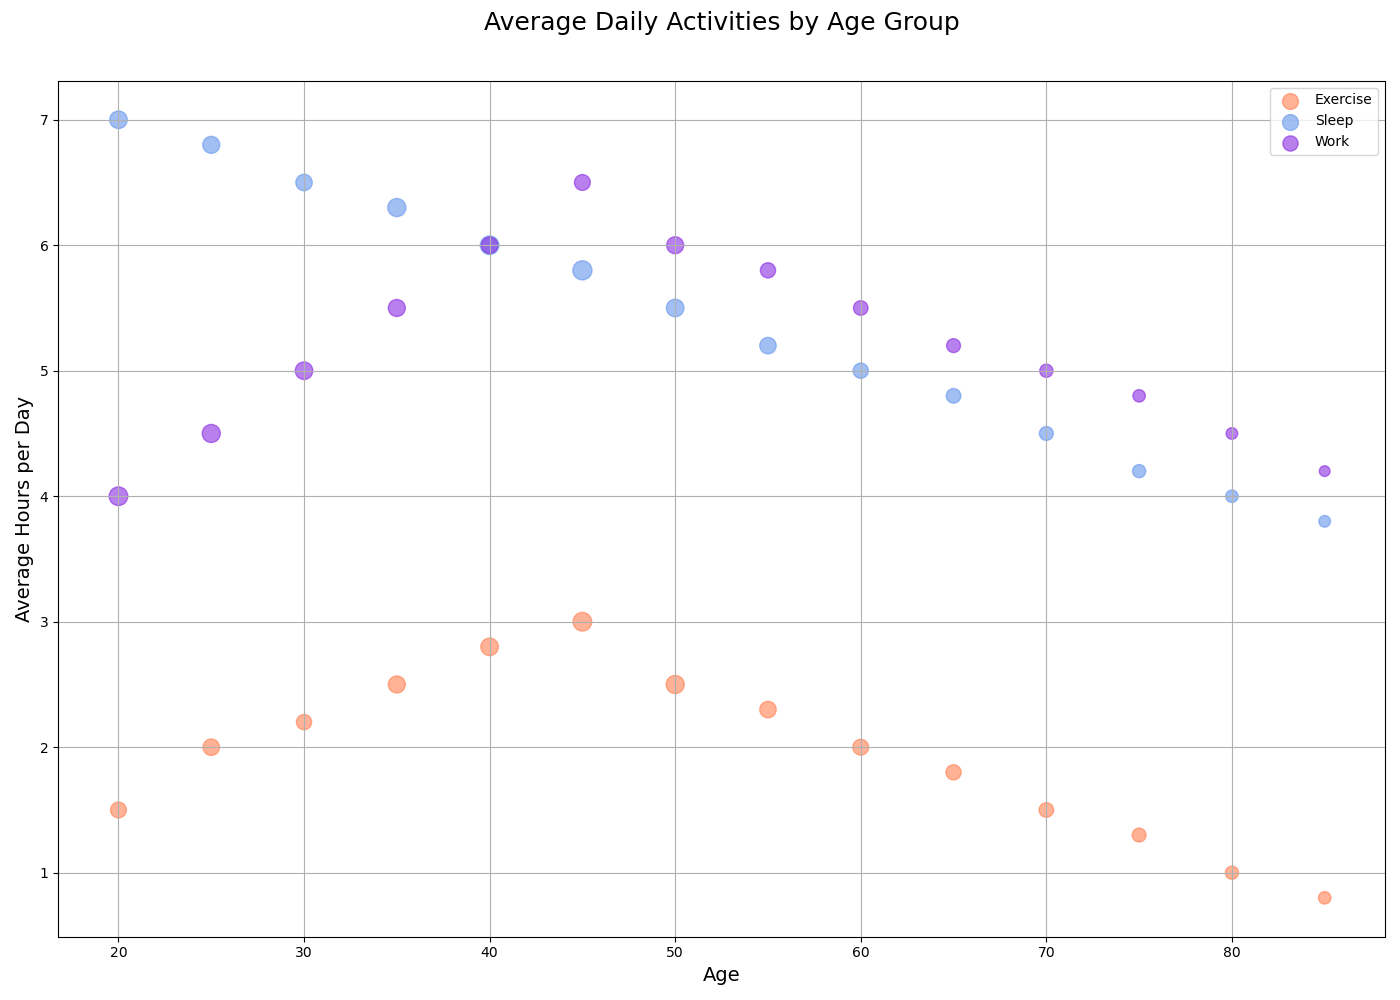

Generate this figure with Python:

import matplotlib.pyplot as plt

# Data
age = [20, 25, 30, 35, 40, 45, 50, 55, 60, 65, 70, 75, 80, 85]
exercise_hours = [1.5, 2.0, 2.2, 2.5, 2.8, 3.0, 2.5, 2.3, 2.0, 1.8, 1.5, 1.3, 1.0, 0.8]
exercise_participants = [65, 70, 60, 75, 80, 90, 85, 70, 65, 60, 55, 50, 45, 40]
sleep_hours = [7, 6.8, 6.5, 6.3, 6.0, 5.8, 5.5, 5.2, 5.0, 4.8, 4.5, 4.2, 4.0, 3.8]
sleep_participants = [80, 75, 70, 85, 90, 95, 80, 70, 60, 55, 50, 45, 40, 35]
work_hours = [4, 4.5, 5, 5.5, 6, 6.5, 6, 5.8, 5.5, 5.2, 5, 4.8, 4.5, 4.2]
work_participants = [90, 85, 80, 75, 70, 65, 75, 60, 55, 50, 45, 40, 35, 30]

# Create a bubble chart
plt.figure(figsize=(14, 10))  # Adjust the width and height

plt.scatter(age, exercise_hours, s=[i * 2 for i in exercise_participants], c='#FF7F50', alpha=0.6, label='Exercise')
plt.scatter(age, sleep_hours, s=[i * 2 for i in sleep_participants], c='#6495ED', alpha=0.6, label='Sleep')
plt.scatter(age, work_hours, s=[i * 2 for i in work_participants], c='#8A2BE2', alpha=0.6, label='Work')

# Customize the plot
plt.title('Average Daily Activities by Age Group', fontsize=18, y=1.05)
plt.xlabel('Age', fontsize=14)
plt.ylabel('Average Hours per Day', fontsize=14)
plt.legend(loc='upper right')
plt.grid(True)
plt.tight_layout()

# Show the plot
plt.show()
